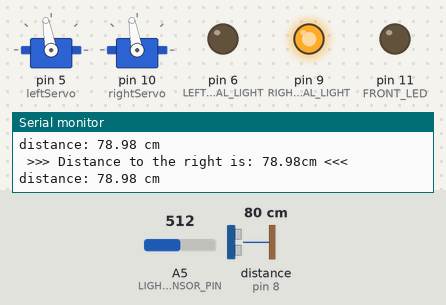
This sketch was run on a simulated Arduino Uno, built with avr-gcc and run on an emulated ATmega328P. Shown: 2 × servo, output pins drawn as LEDs (lit = HIGH), the last lines printed to the serial monitor. Wiring (inferred from the names in the program): ultrasonic range finder: trigger pin 7; echo pin 8. Inputs (shaded band) come from the test bench; at power-on: A5 (LIGHT_SENSOR_PIN) = 512, distance to the obstacle (sensor on pin 8) 80 cm. The echo pulse lasts 58.3 µs per cm; pins used as bus, display or sensor lines are not drawn.

Above: at 1.25 s.
1.7 s: A5 (LIGHT_SENSOR_PIN) set to 265
3.4 s: A5 (LIGHT_SENSOR_PIN) set to 231
At 4.7 s:
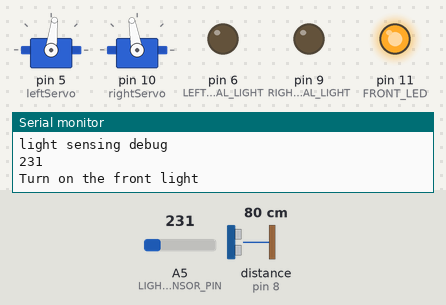
5.0 s: distance to the obstacle (sensor on pin 8) set to 18 cm
8.0 s: distance to the obstacle (sensor on pin 8) set to 14 cm
At 9.33 s:
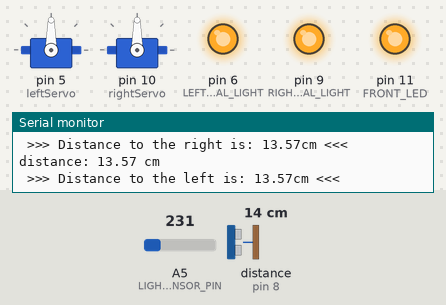
11.0 s: distance to the obstacle (sensor on pin 8) set to 120 cm
At 11.9 s:
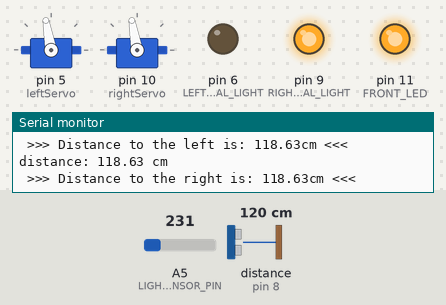
14.0 s: A5 (LIGHT_SENSOR_PIN) set to 260
At 15.6 s:
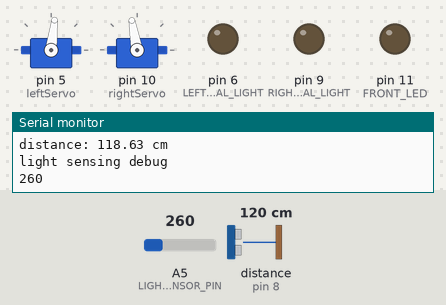
Timing chart, 0 to 16.6 s (numbered marks = the images above; inputs shaded):
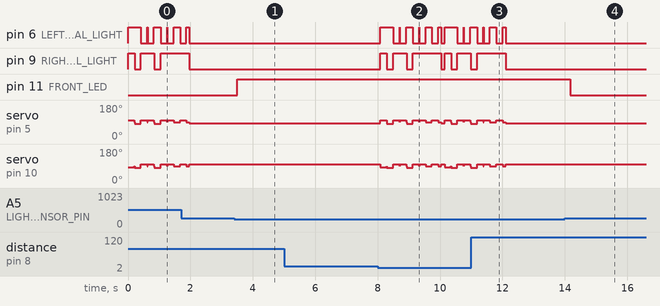

Measured:
- the behaviour switches between 250 and 249 on A5 (LIGHT_SENSOR_PIN) (found by bisection; images 0 and 1)
- the behaviour switches between 16 and 15 cm on distance to the obstacle (sensor on pin 8) (found by bisection; images 1 and 2)
- after the input at 3.4 s, pin 11 (FRONT_LED): LOW → HIGH after 0.10 s
- after the input at 8.0 s, pin 9 (RIGHT_SIGNAL_LIGHT): LOW → HIGH after 0.09 s, → LOW 0.21 s later, → HIGH 0.20 s later, → LOW 0.42 s later, … (10 changes in this stretch)
- after the input at 11.0 s, pin 6 (LEFT_SIGNAL_LIGHT), pin 9 (RIGHT_SIGNAL_LIGHT): goes on until 12.1 s, then stays LOW; servo on pin 10 (rightServo): goes on until 12.1 s, then stays 100°
- after the input at 14.0 s, pin 11 (FRONT_LED): HIGH → LOW after 0.18 s

The sketch:

code.ino
```cpp
// Libraries
// **************************************************************************************************
#include <Servo.h>
Servo leftServo, rightServo;
// **************************************************************************************************
// Constants
const int ULTRASONIC_TRIGGER_PIN = 7;
const int ULTRASONIC_ECHO_PIN = 8;
const int LEFT_SERVO_PIN = 5;
const int LEFT_SIGNAL_LIGHT = 6;
const int RIGHT_SERVO_PIN = 10;
const int RIGHT_SIGNAL_LIGHT = 9;
const int FRONT_LED = 11;
const int LIGHT_SENSOR_PIN = A5;
// Variables
float duration_us, distance_cm;
int light_intensity;
int leftServoSpeed, rightServoSpeed = 90;
// According to the datasheet, when inputting 90 the servo should stop. If the servo does not stop
// at 90, try to calibrate the potentiometer until the servo stop
unsigned long startMillis;
unsigned long currentMillis;
// **************************************************************************************************
// User determined values
const int FORWARD_SPEED = 10;            // Set the value between 0 and 90
const int BACKWARD_SPEED = 10;           // Set the value between 0 and 90
const int DISTANCE_LOWER_BOUNDARY = 15;  // Set the lower boundary between the drone and the obstacle
const int DISTANCE_UPPER_BOUNDARY = 20;  // Set the upper boundary between the drone and the obstacle
const int OFFSET_ANGLE = 200;


void setup() {
  // This part is for setting up the Arduino pins and serial connection, please keep it unchanged
  pinMode(ULTRASONIC_TRIGGER_PIN, OUTPUT);
  pinMode(ULTRASONIC_ECHO_PIN, INPUT);
  pinMode(LEFT_SIGNAL_LIGHT, OUTPUT);
  pinMode(RIGHT_SIGNAL_LIGHT, OUTPUT);
  pinMode(LIGHT_SENSOR_PIN, INPUT);
  pinMode(FRONT_LED, OUTPUT);
  leftServo.attach(5);
  rightServo.attach(10);
  Serial.begin(9600);
  startMillis = millis();
}

// ******************************************************************************************************
void loop() {

  obstacle_avoidance_logic();
  light_sensing();
  // forward();
}
// ******************************************************************************************************


// Functions for the movement (servo)
// ******************************************************************************************************
void forward() {
  // leftServo.write(90 - FORWARD_SPEED);
  // rightServo.write(90 + FORWARD_SPEED);
  leftServo.write(83);
  rightServo.write(100);
  digitalWrite(LEFT_SIGNAL_LIGHT, LOW);
  digitalWrite(RIGHT_SIGNAL_LIGHT, LOW);
}

void backward() {
  // leftServo.write(90 + FORWARD_SPEED);
  // rightServo.write(90 - FORWARD_SPEED);
  leftServo.write(100);
  rightServo.write(83);
  digitalWrite(LEFT_SIGNAL_LIGHT, HIGH);
  digitalWrite(RIGHT_SIGNAL_LIGHT, HIGH);
}

void spin_left() {
  leftServo.write(90 - FORWARD_SPEED);
  rightServo.write(90 - FORWARD_SPEED);
  digitalWrite(LEFT_SIGNAL_LIGHT, HIGH);
  digitalWrite(RIGHT_SIGNAL_LIGHT, LOW);
}

void spin_right() {
  leftServo.write(90 + FORWARD_SPEED);
  rightServo.write(90 + FORWARD_SPEED);
  digitalWrite(LEFT_SIGNAL_LIGHT, LOW);
  digitalWrite(RIGHT_SIGNAL_LIGHT, HIGH);
}

void STOP() {
  leftServo.write(90);
  rightServo.write(90);
  digitalWrite(LEFT_SIGNAL_LIGHT, HIGH);
  digitalWrite(RIGHT_SIGNAL_LIGHT, HIGH);
}


// ******************************************************************************************************
void distance_measurement() {
  if (millis() > currentMillis + 10) {  // Distance measurement in every 100 milliseconds
    currentMillis = millis();
    // generate 10-microsecond pulse to TRIG pin
    digitalWrite(ULTRASONIC_TRIGGER_PIN, HIGH);
    delayMicroseconds(10);
    digitalWrite(ULTRASONIC_TRIGGER_PIN, LOW);

    // measure duration of pulse from ECHO pin
    duration_us = pulseIn(ULTRASONIC_ECHO_PIN, HIGH);

    // calculate the distance
    distance_cm = 0.017 * duration_us;

    // print the value to Serial Monitor
    Serial.print("distance: ");
    Serial.print(distance_cm);
    Serial.println(" cm");
  }
}

int checkLeft() {
  STOP();
  delay(10);
  spin_left();
  delay(200);  // Calibrate this value till when doing one spin, the robot turns to 45 degrees
  distance_measurement();
  spin_right();
  delay(200);  // Spin the robot back after checking left distance
  STOP();
  Serial.print(" >>> Distance to the left is: ");
  Serial.print(distance_cm);
  Serial.println("cm <<<");
  return distance_cm;
}

int checkRight() {
  STOP();
  delay(10);
  spin_right();
  delay(200);  // Calibrate this value till when doing one spin, the robot turns to 45 degrees
  STOP();
  distance_measurement();
  Serial.print(" >>> Distance to the right is: ");
  Serial.print(distance_cm);
  Serial.println("cm <<<");
  return distance_cm;
}

// ******************************************************************************************************
void obstacle_avoidance_logic() {
  int distanceLeft, distanceRight;
  distance_measurement();
  if (distance_cm <= DISTANCE_LOWER_BOUNDARY) {

    backward();  // When the distance is lower than the threshold, going back
    delay(200);

    // Measure the left and right distance between the drone and the obstacle, go through the side with lower distance
    checkLeft();
    checkRight();
    distanceLeft = checkLeft();
    distanceRight = checkRight();
    STOP();
    delay(200);

    if (distanceLeft <= distanceRight) {
      // When left distance is less than right distance, that means there is a gap at left, turn left and go straight
      spin_right();
      delay(OFFSET_ANGLE);
      STOP();
      delay(100);
      forward();
    } else {
      // When left distance is more than right distance, that means there is a gap at right, turn right and go straight
      spin_left();
      delay(OFFSET_ANGLE);
      STOP();
      delay(100);
      forward();
    }
  } else {
    forward();  // When the distance is higher than the threshold, going forward
  }
  delay(100);
}

// ******************************************************************************************************
void light_sensing() {
  Serial.println("light sensing debug");
  if (millis() > currentMillis + 100) {
    currentMillis = millis();
    light_intensity = analogRead(LIGHT_SENSOR_PIN);
    Serial.println(light_intensity);
    if (light_intensity < 250) {
      digitalWrite(FRONT_LED, HIGH);
      Serial.println("Turn on the front light");
    } else {
      digitalWrite(FRONT_LED, LOW);
    }
  }
}

//// Functions that controls the movement of the robot drone
//// ******************************************************************************************************
void distance_maintaining_logic() {
  if (distance_cm < 8) {
    backward();
    Serial.println(">>>Going back");
  } else if (distance_cm > 12) {
    forward();
    Serial.println(">>>Going forward");
  } else {
    STOP();
  }
}
```
